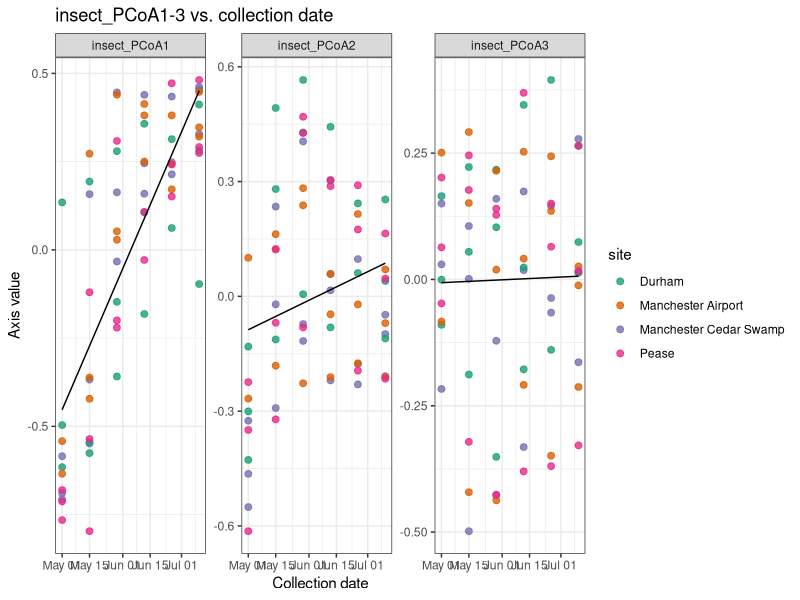
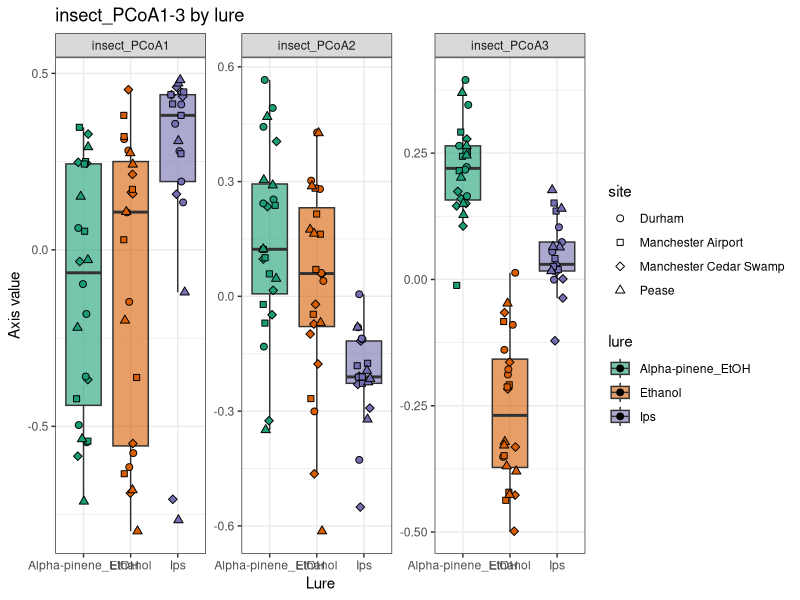
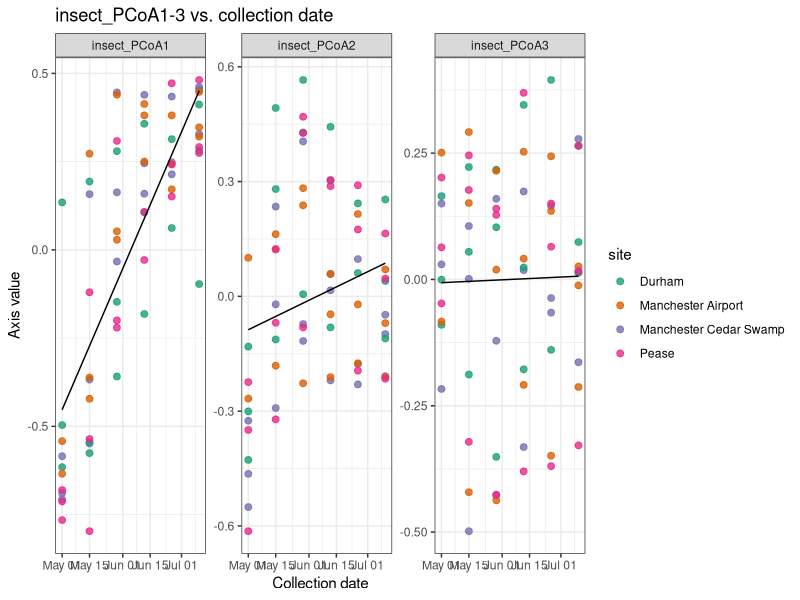
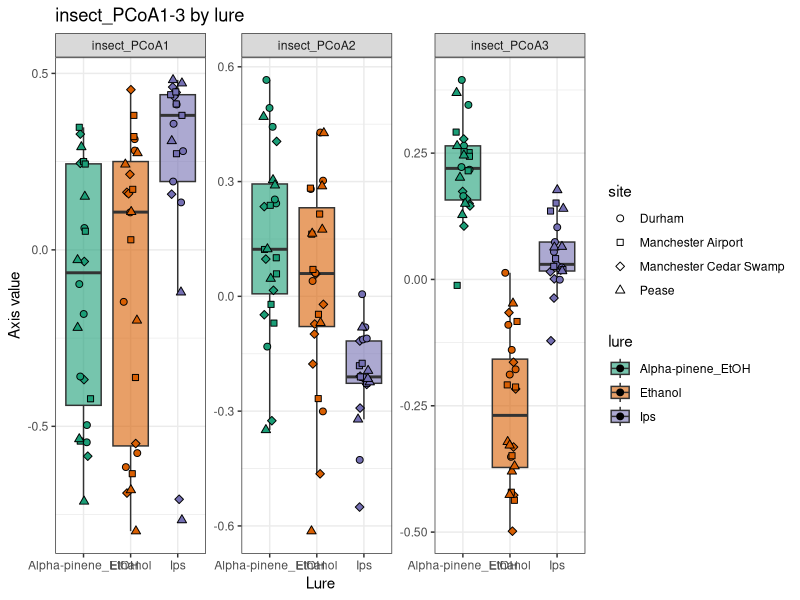

Write R code to recreate these figures, in order.
##############################################################################
# Insect Community PCoA1-3 -- Association with Date, Site, and Lure
#
# insect_fungal_coca_analysis.general_workflow.r builds a Hellinger+Euclidean
# PCoA of the insect community and uses its first 3 axes (insect_PCoA1-3) as
# predictors of fungal abundance, noting in passing that insect_PCoA1 is
# "strongly collinear with collection date (r ~ 0.78)" and insect_PCoA3 is
# "strongly collinear with lure (partial R2 = 0.81, permutation q = 0.013)".
# The lure claim was formalized in insect_pcoa_lure_association.r (a
# broader screen across the first 10 axes); the date claim was never given
# its own script and only existed as narrative text in interpretation.md.
# This script consolidates both: it regresses exactly the 3 axes used
# elsewhere (insect_PCoA1-3) against date, site, and lure, so all three
# numbers can be looked up in one place and cited directly instead of
# reconstructed from a chat log.
#
# Two different permutation schemes are needed because date and lure vary
# at different levels of the design:
#   - Lure is a trap-level constant (one trap per site x lure combination),
#     so it's tested by permuting lure labels among the 3 traps WITHIN each
#     site (same scheme as insect_pcoa_lure_association.r).
#   - Date is fully crossed with trap (all 12 traps sampled on the same 6
#     collection dates), so it's tested by permuting date labels among the
#     6 samples WITHIN each trap -- the mirror image of the lure scheme,
#     and consistent with the within-trap permutation logic already used
#     for repeated-measures non-independence elsewhere in this project
#     (insect_fungal_coca_analysis.general_workflow.r Step 5).
# Site is reported for descriptive completeness (as in the original
# interpretation.md narrative) but only with a parametric partial F-test --
# with just 4 sites there's no sensible permutation unit for it (same
# caveat noted in insect_exploratory/insect_ords.R).
#
# Uses the same 69-sample matched insect/fungal dataset (Curculionidae +
# Latridiidae trap samples with paired ITS2 read data) as the CoCA script.
##############################################################################

## ---- 0. Setup -------------------------------------------------------------

required_pkgs <- c("vegan", "dplyr", "tidyr", "tibble", "ggplot2")
missing_pkgs <- setdiff(required_pkgs, rownames(installed.packages()))
if (length(missing_pkgs) > 0) install.packages(missing_pkgs, repos = "https://cloud.r-project.org")

library(vegan)
library(dplyr)
library(tidyr)
library(tibble)
library(ggplot2)

set.seed(1)

## ---- 1. Load and match insect + fungal data (same as the CoCA script) -----
# Fungal data is loaded only to restrict to the same sample set used in the
# CoCA script -- fungal read counts themselves are never used below.

sp_tab <- read.csv("data/2024_insect_data/insect_species_tab.csv")
insect_meta_full <- read.csv("data/metadata/insect_community_metadata.csv")

sp_tab %>% filter(Family %in% c("Curculionidae", "Latridiidae")) -> sp_tab.curcus_latris
sp_tab.curcus_latris.t <- t(sp_tab.curcus_latris %>% select(where(is.numeric)))
colnames(sp_tab.curcus_latris.t) <- sp_tab.curcus_latris$Finest.ID

sp_tab.curcus_latris.t[, colSums(sp_tab.curcus_latris.t) > 1] -> insect_full
insect_full <- insect_full[rowSums(insect_full) > 0, ]

id_map <- insect_meta_full %>% filter(col_names %in% rownames(insect_full))
stopifnot(!any(duplicated(id_map$col_names)))

fungal_full <- read.csv("data/2024_fungi/ASV_tab.csv", row.names = 1)
shared_ids <- intersect(id_map$SequenceID, rownames(fungal_full))
cat(length(shared_ids), "of", nrow(insect_full), "insect samples have matching fungal ASV data.\n")
id_map <- id_map %>% filter(SequenceID %in% shared_ids)

insect <- insect_full[id_map$col_names, , drop = FALSE]
rownames(insect) <- id_map$SequenceID

meta <- id_map %>%
  transmute(sample_id = SequenceID, site = Site, lure = Lure, trap_id = trapID,
            date = lubridate::mdy(CollectionDate))

stopifnot(all(rownames(insect) == meta$sample_id))
cat("Matched dataset:", nrow(insect), "samples,", ncol(insect),
    "insect taxa (Curculionidae + Latridiidae).\n")

# Design checks the two permutation schemes below depend on.
trap_lure_map <- meta %>% distinct(trap_id, site, lure)
stopifnot(all(table(trap_lure_map$site, trap_lure_map$lure) == 1))
cat(nrow(trap_lure_map), "traps, one per site x lure combination.\n")

dates_per_trap <- meta %>% distinct(trap_id, date) %>% count(trap_id) %>% pull(n)
cat("Dates per trap: min", min(dates_per_trap), "max", max(dates_per_trap),
    "-- within-trap date permutation assumes every trap was visited on (close to) the same date set.\n")

## ---- 2. Insect PCoA1-3 (same construction as the CoCA script) -------------
# Hellinger transform + Euclidean distance = Hellinger distance -- see
# insect_fungal_coca_analysis.general_workflow.r for the reasoning.

insect_hel <- decostand(insect, method = "hellinger")
insect_dist <- vegdist(insect_hel, method = "euclidean")
insect_pcoa <- cmdscale(insect_dist, k = 3, eig = TRUE)

pos_eig <- insect_pcoa$eig[insect_pcoa$eig > 0]
var_explained <- pos_eig / sum(pos_eig)
cat("Variance explained, PCoA1-3:", paste(round(100 * head(var_explained, 3), 1), collapse = "%, "), "%\n")

insect_axes <- as.data.frame(insect_pcoa$points)
colnames(insect_axes) <- c("insect_PCoA1", "insect_PCoA2", "insect_PCoA3")
insect_axes$sample_id <- rownames(insect)

dat_base <- meta %>% left_join(insect_axes, by = "sample_id")
stopifnot(all(dat_base$sample_id == rownames(insect)))

## ---- 3. Per-axis date and lure association tests --------------------------

n_perm <- 999

# Partial R2 and semi-partial R2 for `term`, both derived from the same
# sequential ANOVA of the full model with `term` entered last, so ss_term is
# term's unique contribution controlling for the other two covariates
# (equivalent to R2_full - R2_reduced-without-term, i.e. what you'd get from
# regressing term on the other covariates, regressing y on those residuals,
# and squaring that correlation -- the two approaches coincide because
# ss_term here is already the marginal/Type II sum of squares).
#   - partial R2      = ss_term / (ss_term + ss_resid_full)
#                        "share of the variance NOT explained by the other
#                        terms that this term explains" -- denominator
#                        shrinks per term, so these do NOT sum to <=1 across
#                        terms (see interpretation.md discussion).
#   - semi-partial R2  = ss_term / ss_total
#                        "share of the TOTAL variance uniquely explained by
#                        this term" -- bounded by the full model's R2, so
#                        these sum to <=1 (exactly R2_full, if terms were
#                        orthogonal; less than that here since site/lure/date
#                        share some explanatory power).
term_r2s <- function(dat, term) {
  rhs <- c(setdiff(c("site", "lure", "date"), term), term)
  full_aov <- anova(lm(as.formula(paste("y ~", paste(rhs, collapse = " + "))), data = dat))
  ss_term <- full_aov[term, "Sum Sq"]
  ss_resid <- full_aov["Residuals", "Sum Sq"]
  ss_total <- sum((dat$y - mean(dat$y))^2)
  c(r2_partial = ss_term / (ss_term + ss_resid), r2_semipartial = ss_term / ss_total)
}

# Date: permute date labels among the samples WITHIN each trap (mirror image
# of the lure test below), testing whether a trap's specific date-axis
# alignment carries information beyond site + lure.
test_axis_date <- function(axis_vals, dat_base, n_perm) {
  dat <- dat_base
  dat$y <- axis_vals

  fit_F <- function(d) {
    m0 <- lm(y ~ site + lure, data = d)
    m1 <- lm(y ~ site + lure + date, data = d)
    anova(m0, m1)[2, "F"]
  }

  obs_F <- fit_F(dat)

  perm_F <- replicate(n_perm, {
    d2 <- dat %>% group_by(trap_id) %>% mutate(date = sample(date)) %>% ungroup()
    fit_F(d2)
  })

  p_perm <- (sum(perm_F >= obs_F) + 1) / (n_perm + 1)

  c(F_stat = obs_F, term_r2s(dat, "date"),
    r_pearson = cor(dat$y, as.numeric(dat$date)), p_perm = p_perm)
}

# Lure: permute lure labels among the 3 traps WITHIN each site (same scheme
# as insect_pcoa_lure_association.r).
test_axis_lure <- function(axis_vals, dat_base, trap_lure_map, n_perm) {
  dat <- dat_base
  dat$y <- axis_vals

  fit_F <- function(d) {
    m0 <- lm(y ~ site + date, data = d)
    m1 <- lm(y ~ site + lure + date, data = d)
    anova(m0, m1)[2, "F"]
  }

  obs_F <- fit_F(dat)

  perm_F <- replicate(n_perm, {
    perm_map <- trap_lure_map %>%
      group_by(site) %>%
      mutate(lure = sample(lure)) %>%
      ungroup()
    lure_lookup <- setNames(as.character(perm_map$lure), perm_map$trap_id)
    d2 <- dat
    d2$lure <- lure_lookup[d2$trap_id]
    fit_F(d2)
  })

  p_perm <- (sum(perm_F >= obs_F) + 1) / (n_perm + 1)

  c(F_stat = obs_F, term_r2s(dat, "lure"), p_perm = p_perm)
}

# Site: parametric partial F-test only -- descriptive, no permutation (see
# header note).
test_axis_site <- function(axis_vals, dat_base) {
  dat <- dat_base
  dat$y <- axis_vals
  m0 <- lm(y ~ lure + date, data = dat)
  m1 <- lm(y ~ site + lure + date, data = dat)
  a <- anova(m0, m1)
  c(F_stat = a[2, "F"], term_r2s(dat, "site"), p_param = a[2, "Pr(>F)"])
}

axis_names <- c("insect_PCoA1", "insect_PCoA2", "insect_PCoA3")

cat("\nTesting date and lure association for", paste(axis_names, collapse = ", "),
    "(", n_perm, "permutations each)...\n")

results <- bind_rows(lapply(axis_names, function(ax) {
  axis_num <- as.integer(sub("insect_PCoA", "", ax))
  y <- dat_base[[ax]]

  date_res <- test_axis_date(y, dat_base, n_perm)
  lure_res <- test_axis_lure(y, dat_base, trap_lure_map, n_perm)
  site_res <- test_axis_site(y, dat_base)

  bind_rows(
    data.frame(axis = ax, pct_var_explained = 100 * var_explained[axis_num], term = "date",
               F_stat = date_res["F_stat"], r2_partial = date_res["r2_partial"],
               r2_semipartial = date_res["r2_semipartial"],
               r_pearson = date_res["r_pearson"], p_value = date_res["p_perm"], p_type = "permutation"),
    data.frame(axis = ax, pct_var_explained = 100 * var_explained[axis_num], term = "lure",
               F_stat = lure_res["F_stat"], r2_partial = lure_res["r2_partial"],
               r2_semipartial = lure_res["r2_semipartial"],
               r_pearson = NA, p_value = lure_res["p_perm"], p_type = "permutation"),
    data.frame(axis = ax, pct_var_explained = 100 * var_explained[axis_num], term = "site",
               F_stat = site_res["F_stat"], r2_partial = site_res["r2_partial"],
               r2_semipartial = site_res["r2_semipartial"],
               r_pearson = NA, p_value = site_res["p_param"], p_type = "parametric")
  )
}))
rownames(results) <- NULL

# BH correction within each term across the 3 axes (site's parametric p-values
# are descriptive only and not corrected, consistent with test_axis_site's
# "no permutation" caveat).
results <- results %>%
  group_by(term) %>%
  mutate(q_value = if (p_type[1] == "permutation") p.adjust(p_value, method = "BH") else NA_real_) %>%
  ungroup() %>%
  arrange(axis, term)

cat("\n--- insect_PCoA1-3 vs. date / site / lure ---\n")
print(as.data.frame(results), row.names = FALSE)
write.csv(results, "data/2024_insect_data/insect_pcoa_axes.date_site_lure_association.csv", row.names = FALSE)

## ---- 4. Diagnostic plots ---------------------------------------------------

plot_dat <- dat_base %>% select(all_of(axis_names), site, lure, date) %>%
  pivot_longer(all_of(axis_names), names_to = "axis", values_to = "value")

date_plot <- ggplot(plot_dat, aes(x = date, y = value, color = site)) +
  geom_point(size = 2, alpha = 0.8) +
  geom_smooth(aes(group = 1), method = "lm", color = "black", se = FALSE, linewidth = 0.5) +
  facet_wrap(~axis, scales = "free_y") +
  scale_color_brewer(palette = "Dark2") +
  labs(x = "Collection date", y = "Axis value", title = "insect_PCoA1-3 vs. collection date") +
  theme_bw()
print(date_plot)
ggsave("figures/insect_pcoa_top3axes.by_date.png", date_plot, width = 10, height = 4, dpi = 150)

lure_plot <- ggplot(plot_dat, aes(x = lure, y = value, fill = lure)) +
  geom_boxplot(outlier.shape = NA, alpha = 0.6) +
  geom_jitter(width = 0.15, aes(shape = site), size = 2) +
  scale_shape_manual(values = c(21, 22, 23, 24)) +
  facet_wrap(~axis, scales = "free_y") +
  scale_fill_brewer(palette = "Dark2") +
  labs(x = "Lure", y = "Axis value", title = "insect_PCoA1-3 by lure") +
  theme_bw()
print(lure_plot)
ggsave("figures/insect_pcoa_top3axes.by_lure.png", lure_plot, width = 10, height = 4, dpi = 150)

cat("\nDone. Outputs written to:\n",
    "  data/2024_insect_data/insect_pcoa_axes.date_site_lure_association.csv\n",
    "  figures/insect_pcoa_top3axes.by_date.png\n",
    "  figures/insect_pcoa_top3axes.by_lure.png\n")
